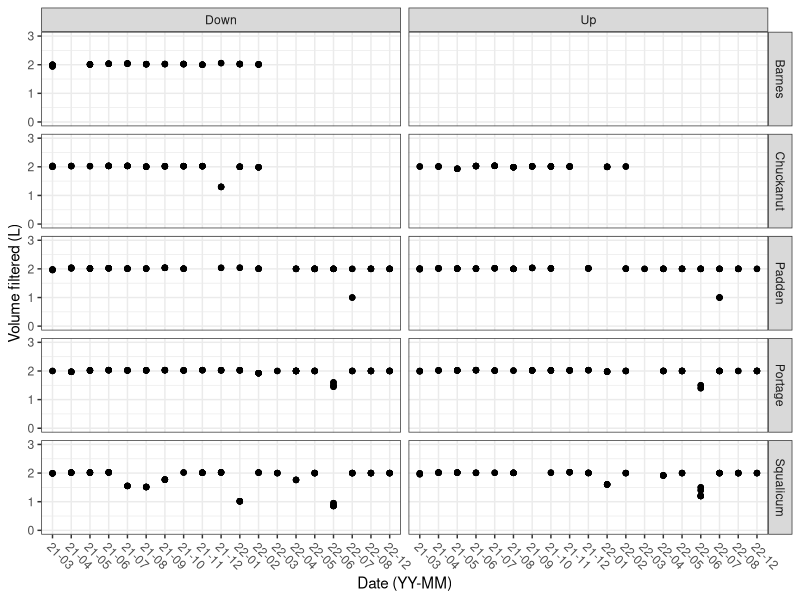
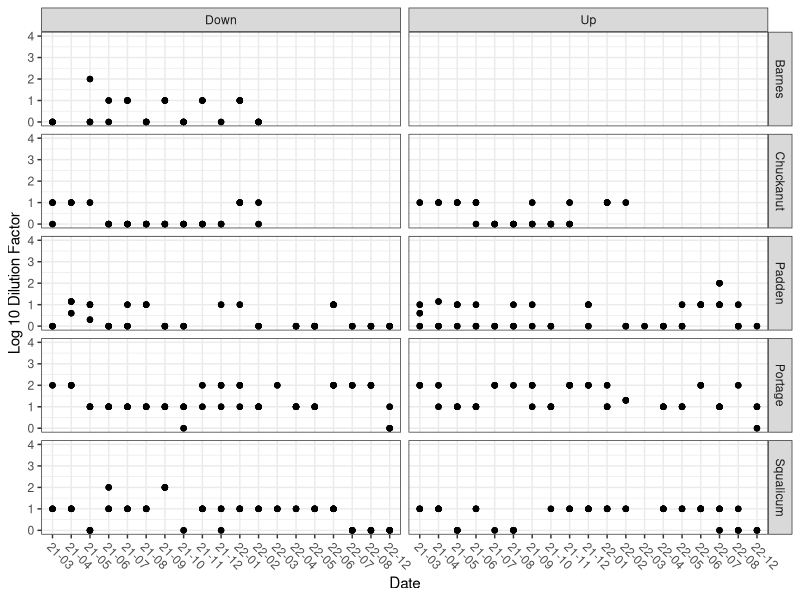
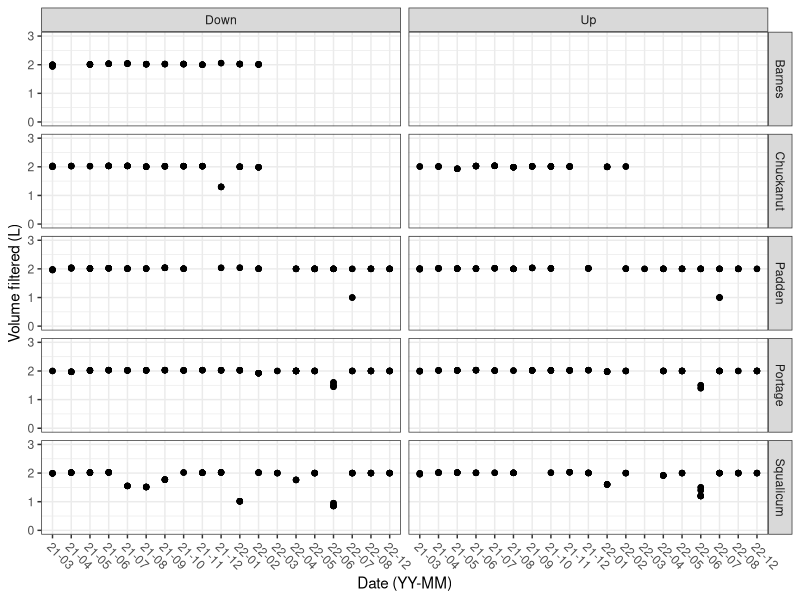
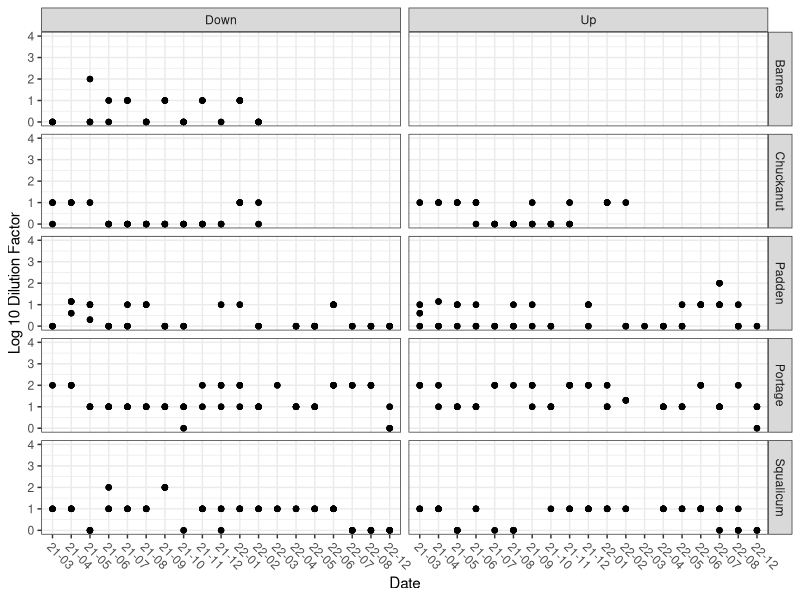

These figures' R source, in order:
## NGN Visualizing field / filtering data
# Author: Eily Allan 
# Person running: Eily
# Last modified: 10/19/22 by Eily
# Date of run: 10/19/22 by Eily 

# Overview 
# This script 

# Inputs: 
# 1) 

# Outputs: 
# 1) 

####################################################################
# Set up
####################################################################

# Load packages
library(here)
library(tidyverse)
library(ggplot2)

cut_data_for_stan <- read_csv(here("Output","qpcr","cut_data_for_stan.csv"))
#coho_data_for_stan <- read_csv(here("Output","qpcr","coho_data_for_stan.csv"))


####################################################################
# volume filtered
####################################################################

cut_data_for_stan %>% 
  filter(! str_detect(Sample, "St")) %>% 
  select(c(Sample, dilution, Adj_Vol)) %>% 
  separate(Sample, into=c("time","creek","station","biol")) %>% 
  filter(station != "Up5") %>% 
  mutate(station = case_when(station == "Up11" ~ "Up",
                             TRUE ~ station)) %>% 
  separate(time, into = c("month","year"), sep = 2) %>% 
  unite(newtime, c(year,month), sep="-") %>% 
  mutate(creek = case_when(creek == "1Prt" ~ "Portage",
                           creek == "2Brn" ~ "Barnes",
                           creek == "3Chk" ~ "Chuckanut",
                           creek == "4Pad" ~ "Padden",
                           creek == "5Sqm" ~ "Squalicum",
                           TRUE ~ creek)) %>% 
  mutate(station = case_when(station == "Dn" ~ "Down",
                             TRUE ~ station)) %>% 
  ggplot(aes(x= newtime, y = Adj_Vol)) +
  geom_point() +
  facet_grid(~creek ~station, scales = "free") +
  theme_bw() +
  labs(x="Date (YY-MM)", y= "Volume filtered (L)") + 
  scale_y_continuous(limits=c(0,3), breaks=c(0,1,2,3)) + 
  scale_x_discrete(guide = guide_axis(angle = -45))

ggsave(here("Output","SupplementalFigures","volume_filtered_by_sample.png"))

####################################################################
# dilution factor during inhibiton testing 
####################################################################

cut_data_for_stan %>% 
  filter(! str_detect(Sample, "St")) %>% 
  select(c(Sample, dilution, Adj_Vol)) %>% 
  separate(Sample, into=c("time","creek","station","biol")) %>% 
  mutate(creek = case_when(creek == "1Prt" ~ "Portage",
                           creek == "2Brn" ~ "Barnes",
                           creek == "3Chk" ~ "Chuckanut",
                           creek == "4Pad" ~ "Padden",
                           creek == "5Sqm" ~ "Squalicum",
                           TRUE ~ creek)) %>% 
  filter(station != "Up5") %>% 
  mutate(station = case_when(station == "Up11" ~ "Up",
                             TRUE ~ station)) %>% 
  separate(time, into = c("month","year"), sep = 2) %>% 
  unite(newtime, c(year,month), sep="-") %>% 
  mutate(station = case_when(station == "Dn" ~ "Down",
                             TRUE ~ station)) %>% 
  ggplot(aes(x= newtime, y = log10(dilution))) +
  geom_point() +
  facet_grid(~creek ~station, scales = "free") +
  theme_bw() +
  labs(x="Date", y= "Log 10 Dilution Factor") + 
  lims(y=c(0,4)) + 
  scale_x_discrete(guide = guide_axis(angle = -45))

ggsave(here("Output","SupplementalFigures","inhibition_dilution_factors.png"))

cut_data_for_stan %>% 
  filter(! str_detect(Sample, "St")) %>% 
  summarize(meanvolfiltered=mean(Adj_Vol, na.rm=TRUE))

cut_data_for_stan %>% 
  filter(! str_detect(Sample, "St")) %>% 
  summarize(mediandilutionfactor=median(dilution, na.rm=TRUE))

cut_data_for_stan %>%
  filter(! str_detect(Sample, "St")) %>% 
  group_by(dilution) %>% 
  summarize(n())
